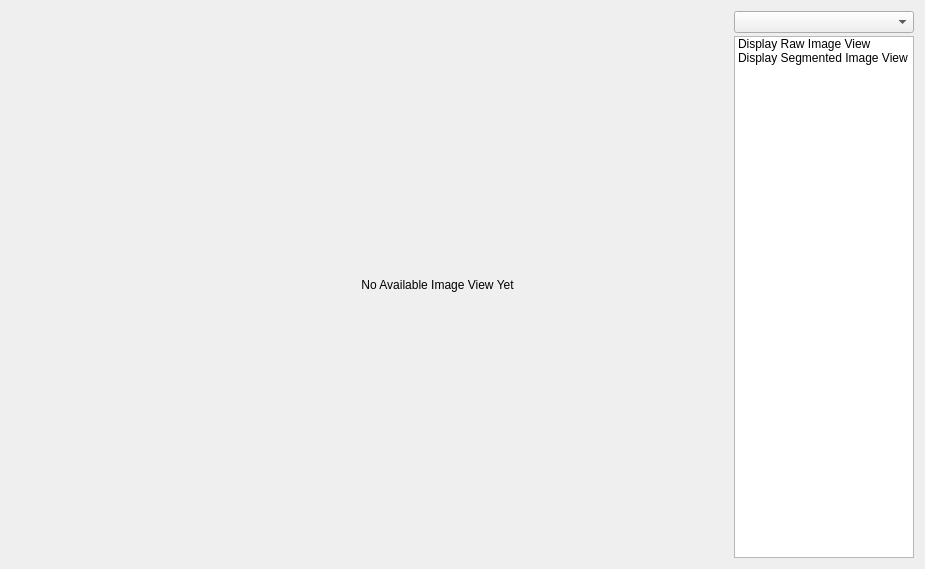
<?xml version="1.0" encoding="UTF-8"?>
<ui version="4.0">
 <class>KCamView</class>
 <widget class="QWidget" name="KCamView">
  <property name="geometry">
   <rect>
    <x>0</x>
    <y>0</y>
    <width>925</width>
    <height>569</height>
   </rect>
  </property>
  <property name="windowTitle">
   <string>Form</string>
  </property>
  <layout class="QGridLayout" name="gridLayout">
   <item row="0" column="0">
    <layout class="QHBoxLayout" name="horizontalLayout_4" stretch="4,1">
     <property name="spacing">
      <number>3</number>
     </property>
     <item>
      <widget class="QLabel" name="imageLabel">
       <property name="text">
        <string>                                        No Available Image View Yet</string>
       </property>
       <property name="alignment">
        <set>Qt::AlignCenter</set>
       </property>
      </widget>
     </item>
     <item>
      <layout class="QVBoxLayout" name="verticalLayout_7">
       <item>
        <widget class="QComboBox" name="camComboBox"/>
       </item>
       <item>
        <widget class="QListWidget" name="camList">
         <item>
          <property name="text">
           <string>Display Raw Image View</string>
          </property>
          <property name="checkState">
           <enum>Unchecked</enum>
          </property>
         </item>
         <item>
          <property name="text">
           <string>Display Segmented Image View</string>
          </property>
          <property name="checkState">
           <enum>Unchecked</enum>
          </property>
         </item>
        </widget>
       </item>
      </layout>
     </item>
    </layout>
   </item>
  </layout>
 </widget>
 <resources/>
 <connections/>
</ui>
